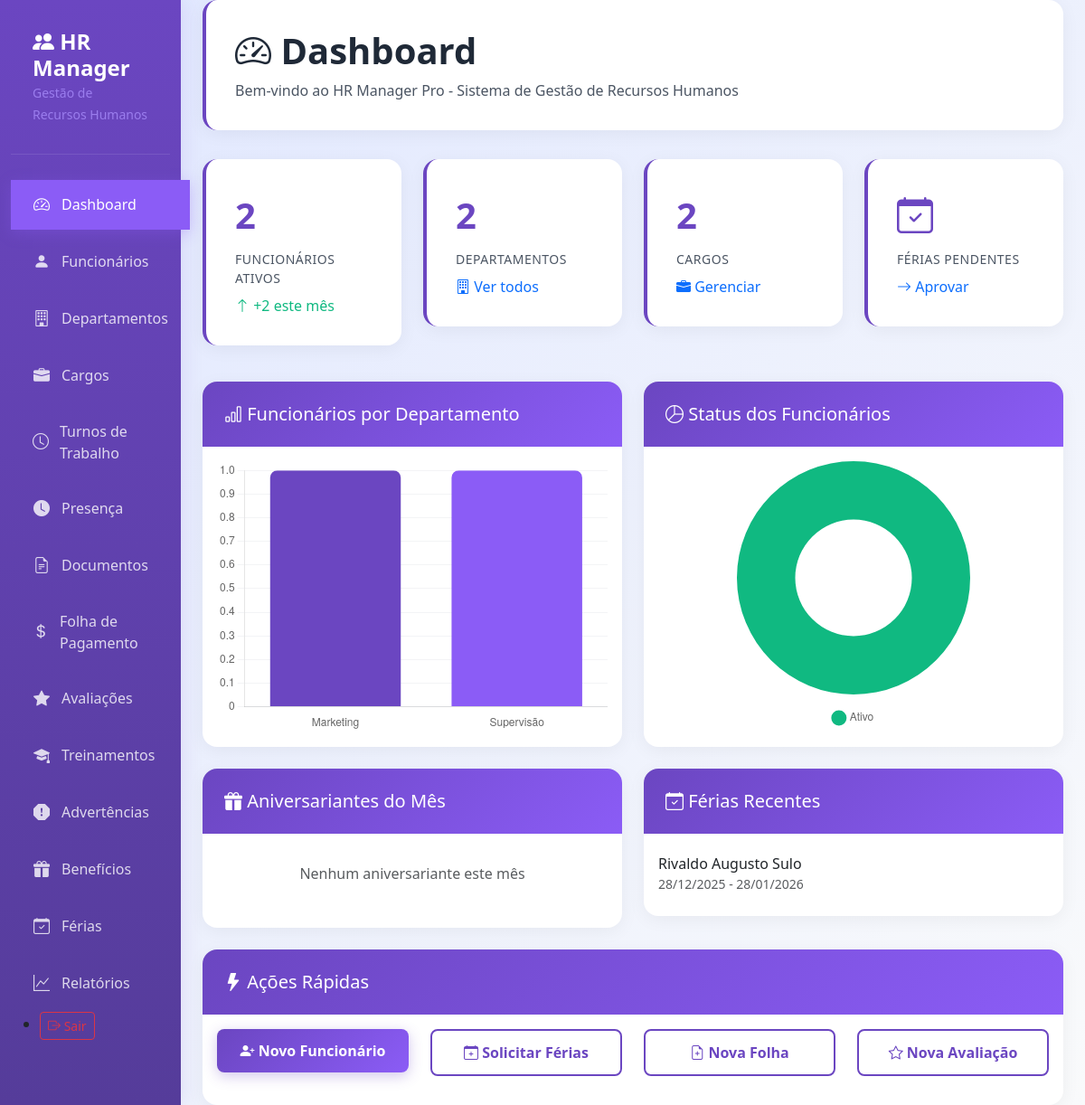
The page / (signed in) on the database its author committed.
### rh/models.py (models this page shows, shortened)
class Ferias(models.Model):
    STATUS_FERIAS = [
        ('Solicitada', 'Solicitada'),
        ('Aprovada', 'Aprovada'),
        ('Rejeitada', 'Rejeitada'),
        ('Cancelada', 'Cancelada'),
        ('Gozada', 'Gozada'),
    ]
    empresa = models.ForeignKey(Empresa, on_delete=models.CASCADE)
    funcionario = models.ForeignKey(Funcionario, on_delete=models.CASCADE, related_name='ferias', verbose_name='Funcionário')
    data_inicio = models.DateField(verbose_name='Data de Início')
    data_fim = models.DateField(verbose_name='Data de Término')
    dias_totais = models.IntegerField(validators=[MinValueValidator(1)], verbose_name='Dias Totais')
    dias_uteis = models.IntegerField(validators=[MinValueValidator(1)], verbose_name='Dias Úteis')
    status = models.CharField(max_length=20, choices=STATUS_FERIAS, default='Solicitada', verbose_name='Status')
    observacoes = models.TextField(blank=True, verbose_name='Observações')
    solicitada_em = models.DateTimeField(auto_now_add=True, verbose_name='Solicitada em')
    aprovada_em = models.DateTimeField(null=True, blank=True, verbose_name='Aprovada em')
    aprovada_por = models.ForeignKey(settings.AUTH_USER_MODEL, on_delete=models.SET_NULL, null=True, blank=True,
                                     related_name='ferias_aprovadas', verbose_name='Aprovada por')
    class Meta:
        verbose_name = 'Férias'
        verbose_name_plural = 'Férias'
        ordering = ['-solicitada_em']

class Funcionario(models.Model):
    STATUS_CHOICES = [
        ('Ativo', 'Ativo'),
        ('Afastado', 'Afastado'),
        ('Demitido', 'Demitido'),
        ('Aposentado', 'Aposentado'),
    ]
    TIPO_CONTRATO = [
        ('Efetivo', 'Efetivo'),
        ('PrazoDeterminado', 'Prazo Determinado'),
        ('Estagiario', 'Estagiário'),
        ('Consultor', 'Consultor'),
    ]
    empresa = models.ForeignKey(Empresa,on_delete=models.CASCADE, related_name='funcionarios')
    matricula = models.CharField(max_length=20, unique=True, verbose_name='Matrícula')
    nome_completo = models.CharField(max_length=200, verbose_name='Nome Completo')
    email_corporativo = models.EmailField(unique=True, verbose_name='E-mail Corporativo')
    cpf = models.CharField(max_length=14, unique=True, verbose_name='CPF')
    rg = models.CharField(max_length=20, blank=True, verbose_name='RG')
    data_nascimento = models.DateField(verbose_name='Data de Nascimento')
    telefone = models.CharField(max_length=20, blank=True, verbose_name='Telefone')
    endereco = models.TextField(verbose_name='Endereço Completo')
    cargo = models.ForeignKey(Cargo, on_delete=models.PROTECT, verbose_name='Cargo')
    departamento = models.ForeignKey(Departamento, on_delete=models.PROTECT, verbose_name='Departamento')
    data_admissao = models.DateField(verbose_name='Data de Admissão')
    data_demissao = models.DateField(null=True, blank=True, verbose_name='Data de Demissão')
    tipo_contrato = models.CharField(max_length=20, choices=TIPO_CONTRATO, default='CLT', verbose_name='Tipo de Contrato')
    salario_atual = models.DecimalField(max_digits=10, decimal_places=2, verbose_name='Salário Atual')
    status = models.CharField(max_length=20, choices=STATUS_CHOICES, default='Ativo', verbose_name='Status')
    foto = models.ImageField(upload_to='funcionarios/fotos/', null=True, blank=True, verbose_name='Foto')
    turno = models.ForeignKey('TurnoTrabalho', on_delete=models.SET_NULL, null=True, blank=True, verbose_name='Turno de Trabalho')
    banco = models.CharField(max_length=100, blank=True, verbose_name='Banco')
    agencia = models.CharField(max_length=20, blank=True, verbose_name='Agência')
    conta_corrente = models.CharField(max_length=20, blank=True, verbose_name='Conta Corrente')
    criado_em = models.DateTimeField(auto_now_add=True, verbose_name='Criado em')
    atualizado_em = models.DateTimeField(auto_now=True, verbose_name='Atualizado em')
    class Meta:
        verbose_name = 'Funcionário'
        verbose_name_plural = 'Funcionários'
        ordering = ['nome_completo']

### rh/views.py (the view)
# urls.py: path('', views.dashboard, name='dashboard'),
@login_required
def dashboard(request):
    empresa = request.user.empresa
    total_funcionarios = Funcionario.objects.filter(empresa=empresa, status='Ativo').count()
    total_departamentos = Departamento.objects.filter(empresa=empresa, ativo=True).count()
    total_cargos = Cargo.objects.filter(empresa=empresa, ativo=True).count()
    funcionarios_por_departamento = Departamento.objects.filter(funcionario__empresa=empresa, ativo=True).annotate(
        total_funcionarios=Count('funcionario', filter=Q(funcionario__status='Ativo'))
    ).order_by('-total_funcionarios')[:5]
    ferias_recentes = Ferias.objects.filter(funcionario__empresa=empresa, status__in=['Aprovada', 'Solicitada']).order_by('-solicitada_em')[:5]
    mes_atual = datetime.now().month
    aniversariantes = Funcionario.objects.filter(
        empresa=empresa,
        data_nascimento__month=mes_atual,
        status='Ativo'
    ).order_by('data_nascimento__day')[:10]
    trinta_dias_atras = datetime.now() - timedelta(days=30)
    funcionarios_recentes = Funcionario.objects.filter(
        empresa=empresa,
        data_admissao__gte=trinta_dias_atras,
        status='Ativo'
    ).count()
    context = {
        'total_funcionarios': total_funcionarios,
        'total_departamentos': total_departamentos,
        'total_cargos': total_cargos,
        'funcionarios_por_departamento': funcionarios_por_departamento,
        'ferias_recentes': ferias_recentes,
        'aniversariantes': aniversariantes,
        'funcionarios_recentes': funcionarios_recentes,
    }
    return render(request, 'rh/dashboard.html', context)

### templates/rh/dashboard.html (shortened to what this page needs)
{% extends 'base.html' %}
{% block content %}
<div class="page-header">
    <h1><i class="bi bi-speedometer2"></i> Dashboard</h1>
    <p>Bem-vindo ao HR Manager Pro - Sistema de Gestão de Recursos Humanos</p>
</div>
<div class="row mb-4">
    <div class="col-md-3 mb-3">
        <div class="stat-card">
            <div class="stat-number">{{ total_funcionarios }}</div>
            <div class="stat-label">Funcionários Ativos</div>
            <div class="mt-2">
                <span class="text-success">
                    <i class="bi bi-arrow-up"></i> +{{ funcionarios_recentes }} este mês
                </span>
            </div>
        </div>
    </div>
    <div class="col-md-3 mb-3">
        <div class="stat-card">
            <div class="stat-number">{{ total_departamentos }}</div>
            <div class="stat-label">Departamentos</div>
            <div class="mt-2">
                <a href="{% url 'departamento_list' %}" class="text-decoration-none">
                    <i class="bi bi-building"></i> Ver todos
                </a>
            </div>
        </div>
    </div>
    <div class="col-md-3 mb-3">
        <div class="stat-card">
            <div class="stat-number">{{ total_cargos }}</div>
            <div class="stat-label">Cargos</div>
            <div class="mt-2">
                <a href="{% url 'cargo_list' %}" class="text-decoration-none">
                    <i class="bi bi-briefcase-fill"></i> Gerenciar
                </a>
            </div>
        </div>
    </div>
    <div class="col-md-3 mb-3">
        <div class="stat-card">
            <div class="stat-number">
                <i class="bi bi-calendar-check"></i>
            </div>
            <div class="stat-label">Férias Pendentes</div>
            <div class="mt-2">
                <a href="{% url 'ferias_list' %}" class="text-decoration-none">
                    <i class="bi bi-arrow-right"></i> Aprovar
                </a>
            </div>
        </div>
    </div>
</div>
<div class="row">
    <div class="col-md-6 mb-4">
        <div class="card">
            <div class="card-header">
                <h5 class="mb-0"><i class="bi bi-bar-chart"></i> Funcionários por Departamento</h5>
            </div>
            <div class="card-body">
                <canvas id="deptChart" height="300"></canvas>
            </div>
        </div>
    </div>
    <div class="col-md-6 mb-4">
        <div class="card">
            <div class="card-header">
                <h5 class="mb-0"><i class="bi bi-pie-chart"></i> Status dos Funcionários</h5>
            </div>
            <div class="card-body">
                <canvas id="statusChart" height="300"></canvas>
            </div>
        </div>
    </div>
</div>
<div class="row">
    <div class="col-md-6 mb-4">
        <div class="card">
            <div class="card-header">
                <h5 class="mb-0"><i class="bi bi-gift-fill"></i> Aniversariantes do Mês</h5>
            </div>
            <div class="card-body">
                {% if aniversariantes %}
                    <div class="list-group list-group-flush">
                        {% for aniversariante in aniversariantes %}
                            <div class="list-group-item d-flex justify-content-between align-items-center border-0 px-0">
                                <div class="d-flex align-items-center">
                                    <div class="bg-primary text-white rounded-circle d-flex align-items-center justify-content-center me-3" style="width: 40px; height: 40px;">
                                        {{ aniversariante.nome_completo|first }}
                                    </div>
                                    <div>
                                        <h6 class="mb-0">{{ aniversariante.nome_completo }}</h6>
                                        <small class="text-muted">{{ aniversariante.departamento.nome }}</small>
                                    </div>
                                </div>
                                <span class="badge bg-purple">
                                    {{ aniversariante.data_nascimento|date:"d/m" }}
                                </span>
                            </div>
                        {% endfor %}
                    </div>
                {% else %}
                    <p class="text-muted text-center py-3">Nenhum aniversariante este mês</p>
                {% endif %}
            </div>
        </div>
    </div>
    <div class="col-md-6 mb-4">
        <div class="card">
            <div class="card-header">
                <h5 class="mb-0"><i class="bi bi-calendar-check"></i> Férias Recentes</h5>
            </div>
            <div class="card-body">
                {% if ferias_recentes %}
                    <div class="list-group list-group-flush">
                        {% for ferias in ferias_recentes %}
                            <div class="list-group-item d-flex justify-content-between align-items-center border-0 px-0">
                                <div>
                                    <h6 class="mb-0">{{ ferias.funcionario.nome_completo }}</h6>
                                    <small class="text-muted">
                                        {{ ferias.data_inicio|date:"d/m/Y" }} - {{ ferias.data_fim|date:"d/m/Y" }}
                                    </small>
                                </div>
                                <span class="badge bg-{{ ferias.status|lower|slice:":3" }}">
                                </span>
                            </div>
                        {% endfor %}
                    </div>
                {% else %}
                    <p class="text-muted text-center py-3">Nenhuma solicitação de férias recente</p>
                {% endif %}
            </div>
        </div>
    </div>
</div>
<div class="card">
    <div class="card-header">
        <h5 class="mb-0"><i class="bi bi-lightning-fill"></i> Ações Rápidas</h5>
    </div>
    <div class="card-body">
        <div class="row">
            <div class="col-md-3 mb-3">
                <a href="{% url 'funcionario_create' %}" class="btn btn-primary w-100">
                    <i class="bi bi-person-plus-fill"></i> Novo Funcionário
                </a>
            </div>
            <div class="col-md-3 mb-3">
                <a href="{% url 'ferias_create' %}" class="btn btn-outline-primary w-100">
                    <i class="bi bi-calendar-plus"></i> Solicitar Férias
                </a>
            </div>
            <div class="col-md-3 mb-3">
                <a href="{% url 'folha_pagamento_create' %}" class="btn btn-outline-primary w-100">
                    <i class="bi bi-file-earmark-plus"></i> Nova Folha
                </a>
            </div>
            <div class="col-md-3 mb-3">
                <a href="{% url 'avaliacao_create' %}" class="btn btn-outline-primary w-100">
                    <i class="bi bi-star"></i> Nova Avaliação
                </a>
            </div>
        </div>
    </div>
</div>
{% endblock %}
{% block extra_js %}
<script>
// Gráfico de Funcionários por Departamento
const deptCtx = document.getElementById('deptChart').getContext('2d');
const deptData = {
    labels: [{% for dept in funcionarios_por_departamento %}'{{ dept.nome }}',{% endfor %}],
    datasets: [{
        label: 'Funcionários',
        data: [{% for dept in funcionarios_por_departamento %}{{ dept.total_funcionarios }},{% endfor %}],
        backgroundColor: [
            '#6B46C1',
            '#8B5CF6',
            '#A78BFA',
            '#C4B5FD',
            '#E0E7FF'
        ],
        borderWidth: 0,
        borderRadius: 8
    }]
};
new Chart(deptCtx, {
    type: 'bar',
    data: deptData,
    options: {
        responsive: true,
        maintainAspectRatio: false,
        plugins: {
            legend: {
                display: false
            }
        },
        scales: {
            y: {
                beginAtZero: true,
                grid: {
                    color: '#f3f4f6'
                }
            },
            x: {
                grid: {
                    display: false
                }
            }
        }
    }
});
// Gráfico de Status dos Funcionários
fetch('{% url "dashboard_data" %}')
    .then(response => response.json())
    .then(data => {
        const statusCtx = document.getElementById('statusChart').getContext('2d');
        const statusData = {
            labels: data.status_funcionarios.map(item => item.status),
            datasets: [{
                data: data.status_funcionarios.map(item => item.total),
                backgroundColor: [
                    '#10B981',
                    '#F59E0B',
                    '#EF4444',
                    '#6B7280'
                ],
                borderWidth: 0
            }]
        };
        new Chart(statusCtx, {
            type: 'doughnut',
            data: statusData,
            options: {
                responsive: true,
                maintainAspectRatio: false,
                plugins: {
                    legend: {
                        position: 'bottom',
                        labels: {
                            padding: 20,
                            usePointStyle: true
                        }
                    }
                }
            }
        });
    })
    .catch(error => console.error('Error loading dashboard data:', error));
</script>
{% endblock %}

### rows shown on the page
Ferias: funcionario.nome_completo "Rivaldo Augusto Sulo", data_inicio "28/12/2025", data_fim "28/01/2026"

### other values the page prints
{{ total_funcionarios }} "2"
{{ funcionarios_recentes }} "2"
{{ total_departamentos }} "2"
{{ total_cargos }} "2"
chart data {{ dept.nome }} Marketing, Supervisão
chart data {{ dept.total_funcionarios }} 1, 1
